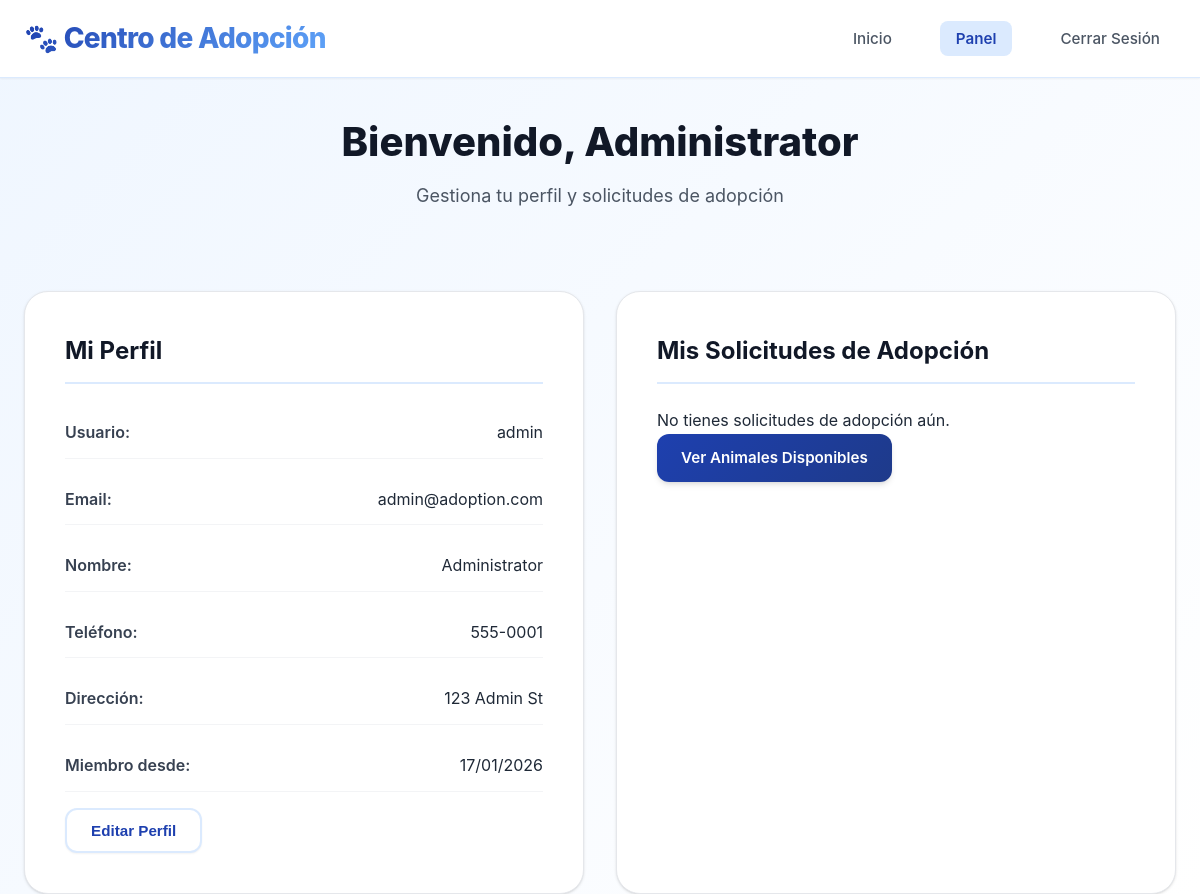
/dashboard.php (signed in), run on the app's committed database.
### tables this page shows
CREATE TABLE IF NOT EXISTS users (
    id INT AUTO_INCREMENT PRIMARY KEY,
    username VARCHAR(50) UNIQUE NOT NULL,
    email VARCHAR(100) UNIQUE NOT NULL,
    password VARCHAR(255) NOT NULL,
    full_name VARCHAR(100) NOT NULL,
    phone VARCHAR(20),
    address TEXT,
    created_at TIMESTAMP DEFAULT CURRENT_TIMESTAMP
);

### dashboard.php (the view, shortened to what this page needs)
<?php
$database = new Database();
$db = $database->getConnection();
$query = "SELECT * FROM users WHERE id = ?";
$stmt = $db->prepare($query);
$stmt->execute([$_SESSION['user_id']]);
$user = $stmt->fetch(PDO::FETCH_ASSOC);
$query = "SELECT a.*, an.name as animal_name, an.species, an.breed
          FROM adoptions a
          JOIN animals an ON a.animal_id = an.id
          WHERE a.user_id = ?
          ORDER BY a.created_at DESC";
$stmt = $db->prepare($query);
$stmt->execute([$_SESSION['user_id']]);
$adoptions = $stmt->fetchAll(PDO::FETCH_ASSOC);
?>
<!DOCTYPE html>
<html lang="es">
<head>
    <link rel="stylesheet" href="assets/css/style.css">
</head>
<body>
    <header class="header">
        <nav class="navbar">
            <div class="nav-container">
                <div class="nav-logo">
                    <h2>🐾 Centro de Adopción</h2>
                </div>
                <ul class="nav-menu">
                    <li class="nav-item">
                        <a href="index.php" class="nav-link">Inicio</a>
                    </li>
                    <li class="nav-item">
                        <a href="dashboard.php" class="nav-link active">Panel</a>
                    </li>
                    <li class="nav-item">
                        <a href="logout.php" class="nav-link">Cerrar Sesión</a>
                    </li>
                </ul>
            </div>
        </nav>
    </header>
    <main class="main-content">
        <div class="container">
            <div class="dashboard-header">
                <h1>Bienvenido, <?php echo htmlspecialchars($user['full_name']); ?></h1>
                <p>Gestiona tu perfil y solicitudes de adopción</p>
            </div>
            <div class="dashboard-grid">
                <div class="dashboard-card">
                    <h2>Mi Perfil</h2>
                    <div class="profile-info">
                        <p><strong>Usuario:</strong> <?php echo htmlspecialchars($user['username']); ?></p>
                        <p><strong>Email:</strong> <?php echo htmlspecialchars($user['email']); ?></p>
                        <p><strong>Nombre:</strong> <?php echo htmlspecialchars($user['full_name']); ?></p>
                        <p><strong>Teléfono:</strong> <?php echo htmlspecialchars($user['phone'] ?: 'No especificado'); ?></p>
                        <p><strong>Dirección:</strong> <?php echo htmlspecialchars($user['address'] ?: 'No especificada'); ?></p>
                        <p><strong>Miembro desde:</strong> <?php echo date('d/m/Y', strtotime($user['created_at'])); ?></p>
                    </div>
                    <button class="btn btn-secondary" onclick="openEditProfile()">Editar Perfil</button>
                </div>
                <div class="dashboard-card">
                    <h2>Mis Solicitudes de Adopción</h2>
                    <?php if (empty($adoptions)): ?>
                        <p>No tienes solicitudes de adopción aún.</p>
                        <a href="index.php" class="btn btn-primary">Ver Animales Disponibles</a>
                    <?php endif; ?>
                </div>
            </div>
        </div>
    </main>
</body>
</html>

### data on the page
users: full_name "Administrator", username "admin", email "admin@adoption.com", phone "555-0001", address "123 Admin St", created_at "17/01/2026"
